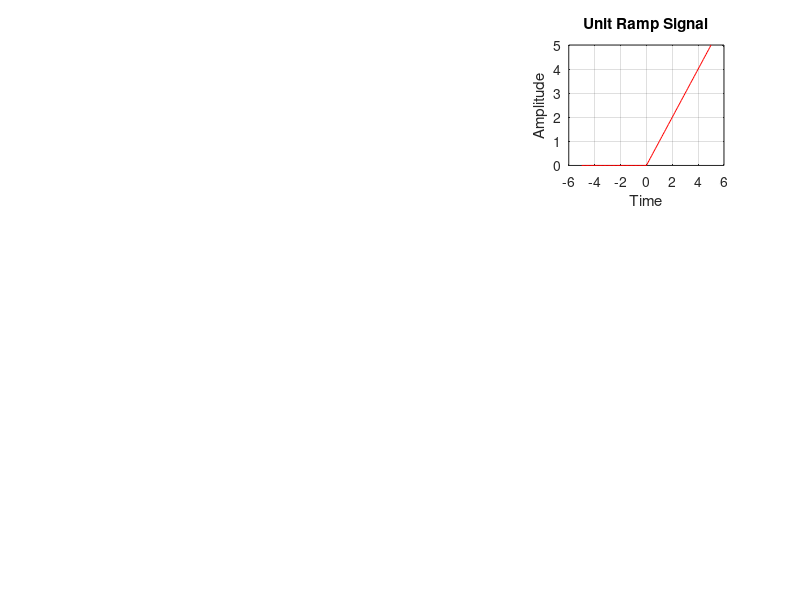

The MATLAB script that drew this image:
% UNIT RAMP SIGNAL (=t when t≥0; =0 when t<0)
t=-5:0.1:5;
x1=t;
x2=0;
x=x1.*(t>=0)+x2.*(t<0);
subplot(3,3,3);
plot(t,x,'r');
xlabel('Time');
ylabel('Amplitude');
title('Unit Ramp Signal');
grid on;
